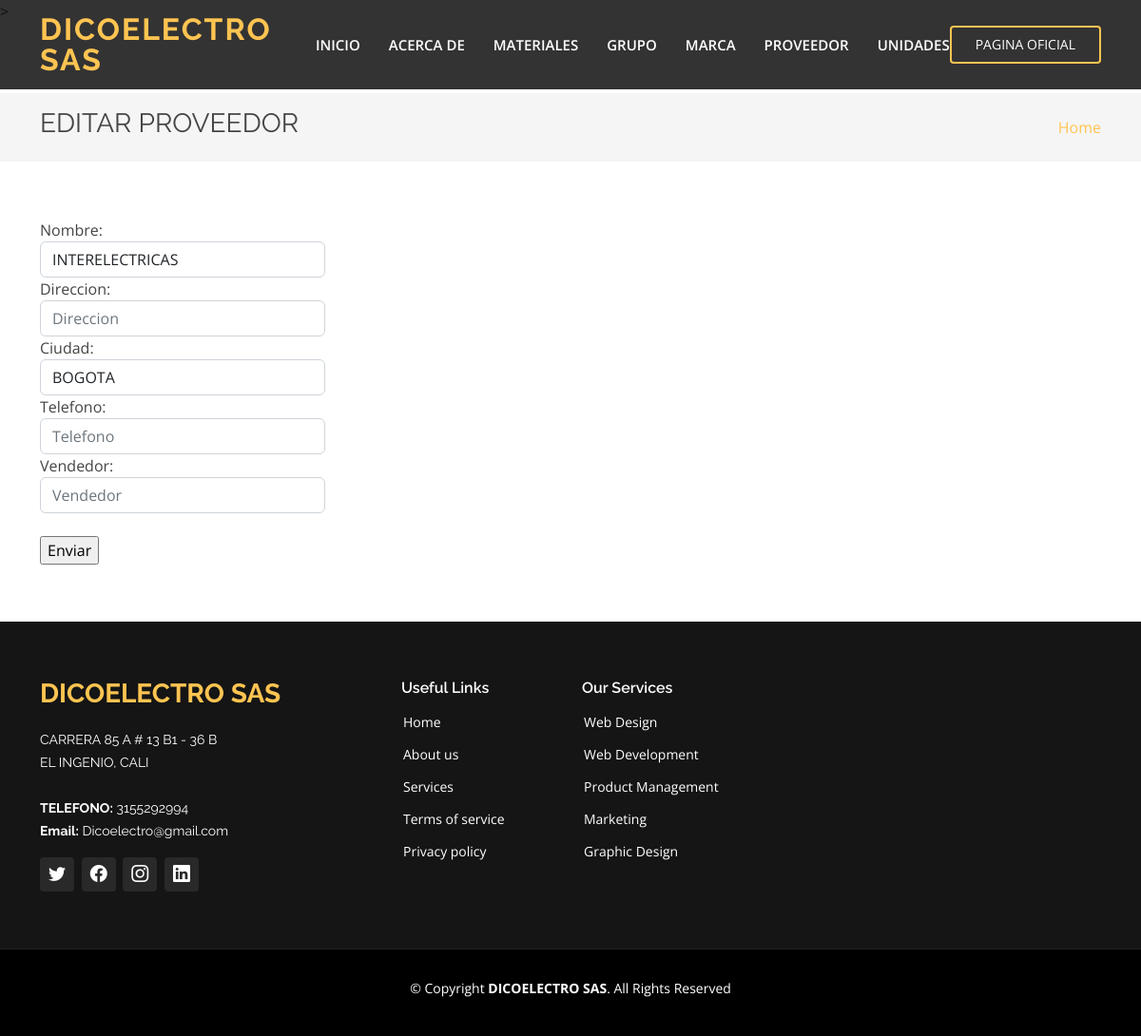
Page /proveedor/editar/1 on the earlier database version.
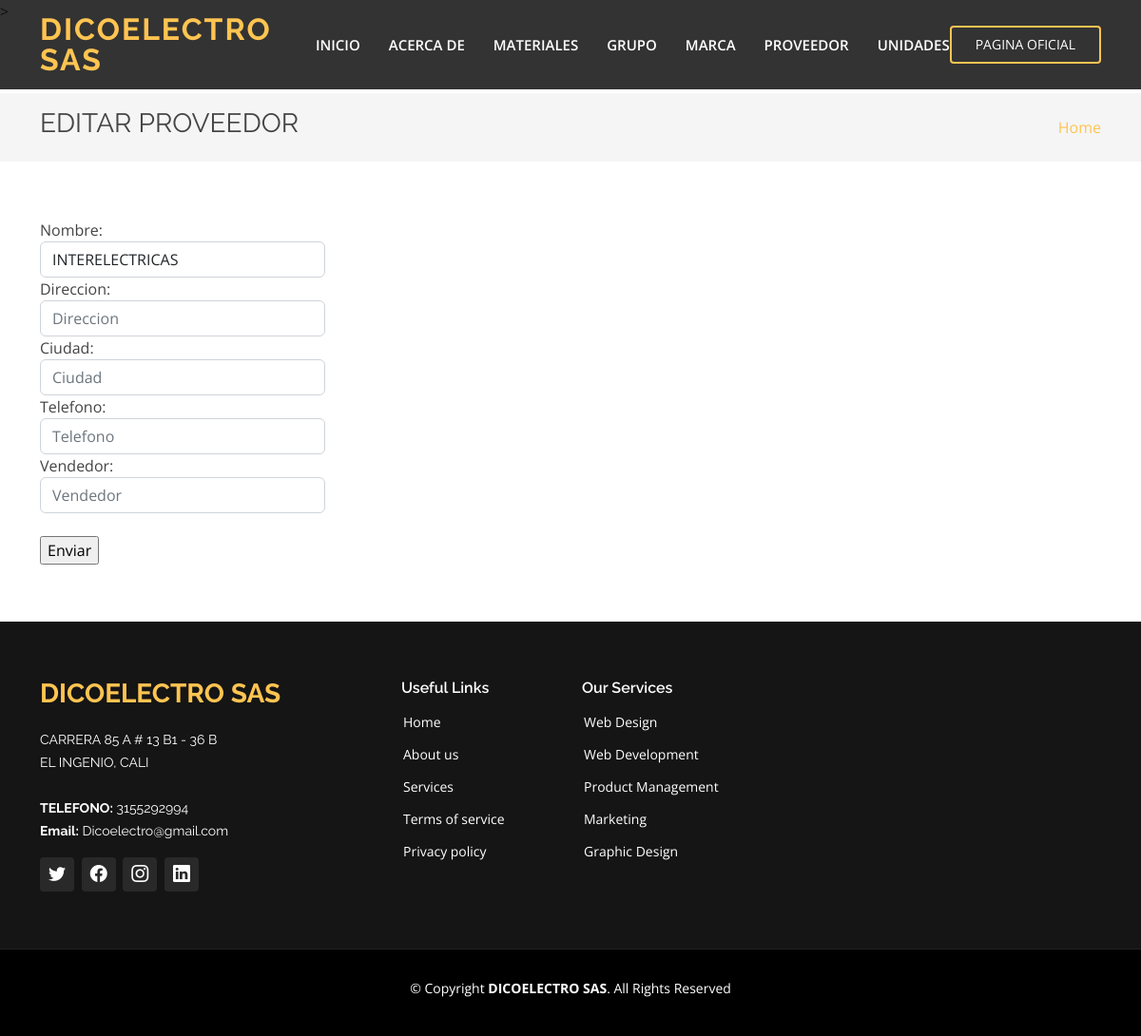
Same page on the later database version.
### webapp/models.py (models this page shows, shortened)
class Proveedor(models.Model):
    nombre = models.CharField(max_length=60,unique=True)
    direccion = models.CharField(max_length=40,blank=True,null=True)
    ciudad = models.CharField(max_length=40,blank=True,null=True)
    telefono = models.CharField(max_length=15,blank=True,null=True)
    vendedor = models.CharField(max_length=40,blank=True,null=True)
    class Meta:
        verbose_name_plural = "proveedores"

### webapp/views.py (the view)
# urls.py: path("proveedor/editar/<int:id>", views.editar_proveedor, name="editar-proveedor"),
def editar_proveedor(request, id):
    material = Proveedor.objects.get(id=id)
    formulario = ProveedorForm(request.POST or None, instance=material)
    if formulario.is_valid() and request.method == "POST":
        formulario.save()
        return HttpResponseRedirect("confirm-edit-prv")
    return render(request, "proveedor/editar.html", {"formulario" : formulario})

### webapp/forms.py
class ProveedorForm(forms.ModelForm):
    nombre = forms.CharField(widget=forms.TextInput(attrs={'placeholder': 'Nombre', 'style': 'width: 300px;', 'class': 'form-control'}))
    direccion = forms.CharField(widget=forms.TextInput(attrs={'placeholder': 'Direccion', 'style': 'width: 300px;', 'class': 'form-control'}),required=False)
    ciudad = forms.CharField(widget=forms.TextInput(attrs={'placeholder': 'Ciudad', 'style': 'width: 300px;', 'class': 'form-control'}),required=False)
    telefono = forms.CharField(widget=forms.TextInput(attrs={'placeholder': 'Telefono', 'style': 'width: 300px;', 'class': 'form-control'}),required=False)
    vendedor = forms.CharField(widget=forms.TextInput(attrs={'placeholder': 'Vendedor', 'style': 'width: 300px;', 'class': 'form-control'}),required=False)
    class Meta:
        model = Proveedor
        fields = '__all__'

### webapp/templates/proveedor/editar.html (shortened to what this page needs)
{% extends "webapp/base.html" %}
{% load static %}
{% block content %}
    <section class="breadcrumbs">
      <div class="container">
        <div class="d-flex justify-content-between align-items-center">
          <h2>EDITAR PROVEEDOR</h2>
          <ol>
            <li><a href="{% url 'inicio' %}">Home</a></li>
          </ol>
        </div>
      </div>
    </section>
    <section class="inner-page">
      <div class="container">
    {% include 'proveedor/form.html' %}
      </div>
    </section>
  {% endblock %}

### webapp/templates/proveedor/form.html (shortened to what this page needs)
<form enctype="application/x-www-form-urlencoded" method="post">
 {{ formulario }}
<br>
<input type = "submit" value = "Enviar">
</form>

Differences in the rows shown:
changed Proveedor "INTERELECTRICAS": ciudad "BOGOTA" → (not shown)
